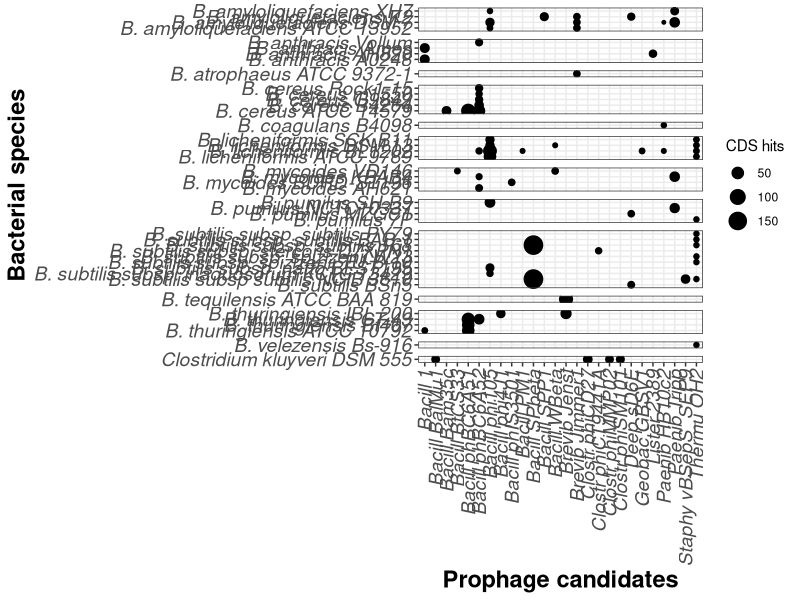

The R source for this figure:
## ---- chunk 1
knitr::opts_chunk$set(cache=TRUE,  comment= " ")
knitr::write_bib(c(.packages()), "packages.bib")
## ---- chunk 2
library(tidyverse) 
library(magrittr)
library(readxl) 
library(rmarkdown)
library(knitr)
## ---- chunk 3
df <- read_excel("Data/07-09-2020_PHASTER-raw.xlsx")
df %<>% mutate_at(vars(e_value), ~ as.numeric(as.character(.)))
df %<>% mutate_at(vars(species,completeness, genome), ~ as_factor(.))

kable(df[1:5,])
## ---- chunk 4
by_completeness <- df %>%
  filter(hit_number == 1) %>% 
  group_by(species,genome) %>%
  summarise(
    Incomplete = sum(str_count(completeness, "Incomplete")),
    Questionable = sum(str_count(completeness, "Questionable")),
    Intact = sum(str_count(completeness, "Intact"))
  )

#write_tsv(x = by_completeness, path = "Data/completeness_raw-01.tsv")

kable(by_completeness[1:5,])
## ---- chunk 5
by_species_total <- df %>%
  group_by(species, genome) %>%
  summarise("Total prophage proteins" = sum(str_count(blast_hit, "PHAGE")))

#write_tsv(x = by_species_total, path = "Data/total-proteins_raw-01.tsv")

kable(by_species_total[1:5,])
## ---- chunk 6

intact_phages <- df %>%
  filter(completeness %in% c("Intact") & blast_hit %in% str_subset(blast_hit, "^PHAGE")) %>%
  mutate(Candidate = as.factor(str_extract(blast_hit, "[:graph:]+(?=:)")), region = as.factor(region)) %>%
  mutate(Candidate = str_remove(Candidate, "PHAGE_"), Candidate = str_replace(Candidate, "_", " ")) %>%
  mutate(species = str_replace(species,"Bacillus", "B.")) %>% 
  separate(Candidate, c("Candidate", "Phage_NC_ID"), sep = "_NC_") %>%
  mutate(Candidate = str_remove(Candidate, "_")) %>% 
  select(species, score, region, Candidate, Phage_NC_ID) %>% 
  group_by(species, Candidate, region, score, Phage_NC_ID) %>% 
  summarise(
    CDS_hits = length(Candidate)
  ) %>% 
  group_by(species, region) %>% 
  filter(CDS_hits == max(CDS_hits)) %>% 
  mutate(Epithet = as_factor(word(species,2)))

#write_tsv(x = intact_phages, path = "Data/intact-phages_raw-01.tsv")

kable(intact_phages[1:5,])
## ---- chunk 7

intact_phages %>%
  as_tibble() %>%
  mutate(Species = species) %>%
  select(Species, Candidate, CDS_hits, Epithet) %>%
  pivot_wider(names_from = "Candidate", values_from = "CDS_hits", values_fill = 0, values_fn = sum) %>%
  pivot_longer(cols = -c(Species, Epithet), names_to = "Candidates", values_to = "CDS hits") %>%
  filter(`CDS hits`>1) %>% 
  ggplot(aes(Candidates, Species, size = `CDS hits`)) +
  geom_point() +
  facet_grid(rows = vars(Epithet), scales = "free", space = "free") +
  theme_bw() +
  theme(axis.text.x = element_text(angle = 90, vjust = 0.5, hjust = 1, size = 14, face = "italic"),
        axis.text.y = element_text(size = 14, face = "italic"),
        axis.title.x = element_text(size = 17, face = "bold"),
        axis.title.y = element_text(size = 17, face = "bold"),
        strip.background = element_blank(),
        strip.text = element_blank(),
        legend.position = "right"
        ) +
  labs(x = "Prophage candidates",
       y = "Bacterial species"
  )

## ---- chunk 8
knitr::write_bib(file = 'packages.bib')
